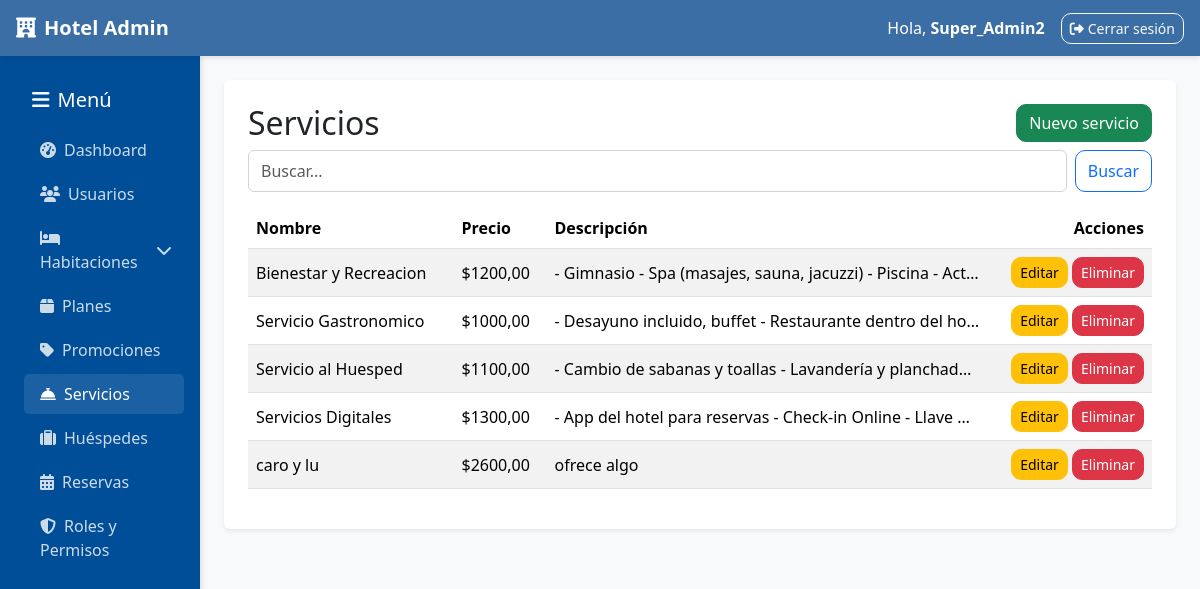
Screenshot of /administracion/servicios/ (signed in) with the database file from the repository.
### administracion/models.py (models this page shows, shortened)
class Servicio(models.Model):
    nombre = models.CharField(max_length=100, unique=True)
    descripcion = models.TextField()
    precio = models.DecimalField(max_digits=10, decimal_places=2, validators=[MinValueValidator(0)])
    class Meta:
        ordering = ["nombre"]

### administracion/views.py (the view)
# urls.py: path("servicios/", views.servicios_list, name="servicios_list"),
@requiere_staff_y_permiso('servicios', 'ver')
def servicios_list(request):
    q = request.GET.get("q", "")
    qs = Servicio.objects.all()
    if q:
        qs = qs.filter(Q(nombre__icontains=q) | Q(descripcion__icontains=q))
    page_obj = _paginate(request, qs, 10)
    return render(request, "administracion/servicios_list.html", {"page_obj": page_obj, "q": q})

### administracion/permissions.py (called while the page is built, shortened)
def usuario_tiene_permiso(usuario, modulo, accion):
    if not usuario.is_authenticated:
        return False
    if usuario.is_superuser:
        return True
    if modulo == 'dashboard' and accion == 'ver' and usuario.is_staff:
        return True
    roles_usuario = UsuarioRol.objects.filter(
        usuario=usuario,
        activo=True,
        rol__activo=True
    ).select_related('rol')
    if not roles_usuario.exists():
        return False
    for usuario_rol in roles_usuario:
        rol = usuario_rol.rol
        if rol.nombre == 'super_admin':
            return True
    return False

def obtener_roles_usuario(usuario):
    if not usuario.is_authenticated:
        return []
    return UsuarioRol.objects.filter(
        usuario=usuario,
        activo=True,
        rol__activo=True
    ).select_related('rol')

def es_super_admin(usuario):
    if not usuario.is_authenticated:
        return False
    if usuario.is_superuser:
        return True
    return UsuarioRol.objects.filter(
        usuario=usuario,
        rol__nombre='super_admin',
        activo=True,
        rol__activo=True
    ).exists()

def obtener_permisos_usuario(usuario):
    if not usuario.is_authenticated:
        return {}
    roles_usuario = obtener_roles_usuario(usuario)
    permisos_dict = {}
    for usuario_rol in roles_usuario:
        rol = usuario_rol.rol
        if rol.nombre == 'super_admin':
            from .models import Permiso
            permisos = Permiso.objects.all()
            for permiso in permisos:
                if permiso.modulo not in permisos_dict:
                    permisos_dict[permiso.modulo] = []
                if permiso.accion not in permisos_dict[permiso.modulo]:
                    permisos_dict[permiso.modulo].append(permiso.accion)
    if usuario.is_staff:
        acciones = permisos_dict.get('dashboard', [])
        if 'ver' not in acciones:
            acciones.append('ver')
            permisos_dict['dashboard'] = acciones
    return permisos_dict

### administracion/views.py (called while the page is built)
def _paginate(request, queryset, per_page=10):
    page_number = request.GET.get("page")
    paginator = Paginator(queryset, per_page)
    return paginator.get_page(page_number)

### administracion/templates/administracion/servicios_list.html (shortened to what this page needs)
{% extends "administracion/base_admin.html" %}
{% block content %}
<div class="d-flex justify-content-between align-items-center mb-2">
  <h2 class="mb-0">Servicios</h2>
  {% if permisos.servicios.crear %}
  <a href="{% url 'administracion:servicios_create' %}" class="btn btn-success">Nuevo servicio</a>
  {% endif %}
</div>
{% include "administracion/_list_toolbar.html" %}
<table class="table table-striped align-middle">
  <thead>
    <tr>
      <th>Nombre</th>
      <th>Precio</th>
      <th>Descripción</th>
      <th class="text-end">Acciones</th>
    </tr>
  </thead>
  <tbody>
    {% for s in page_obj.object_list %}
    <tr>
      <td>{{ s.nombre }}</td>
      <td>${{ s.precio }}</td>
      <td class="text-truncate" style="max-width: 400px;">{{ s.descripcion }}</td>
      <td class="text-end">
        {% if permisos.servicios.editar %}
        <a href="{% url 'administracion:servicios_edit' s.id %}" class="btn btn-sm btn-warning">Editar</a>
        {% endif %}
        {% if permisos.servicios.eliminar %}
        <a href="{% url 'administracion:servicios_delete' s.id %}" class="btn btn-sm btn-danger">Eliminar</a>
        {% endif %}
      </td>
    </tr>
    {% empty %}
    <tr><td colspan="4" class="text-center text-muted">Sin servicios registrados.</td></tr>
    {% endfor %}
  </tbody>
</table>
{% endblock %}

### administracion/templates/administracion/base_admin.html (shortened to what this page needs)
{% load static %}
<!DOCTYPE html>
<html lang="es">
<head>
  <link href="https://cdn.jsdelivr.net/npm/bootstrap@5.3.3/dist/css/bootstrap.min.css" rel="stylesheet">
  <link rel="stylesheet" href="https://cdnjs.cloudflare.com/ajax/libs/font-awesome/6.4.0/css/all.min.css">
  <link rel="stylesheet" href="{% static 'css/admin.css' %}">
  <link rel="stylesheet" href="{% static 'css/admin-forms.css' %}">
</head>
<body>
  <nav class="navbar navbar-expand-lg navbar-dark px-3">
    <a class="navbar-brand fw-bold" href="{% url 'administracion:dashboard' %}">
      <i class="fas fa-hotel me-2"></i>Hotel Admin
    </a>
    <div class="ms-auto d-flex align-items-center">
      <span class="text-white me-3">Hola, <b>{{ user.username|title }}</b></span>
      <a href="{% url 'administracion:admin_logout' %}" class="btn btn-outline-light btn-sm">
        <i class="fas fa-sign-out-alt me-1"></i>Cerrar sesión
      </a>
    </div>
  </nav>
  <div class="container-fluid">
    <div class="row">
      <aside class="col-12 col-md-3 col-lg-2 sidebar">
        <h5 class="text-white mb-3 mt-3 ps-3">
          <i class="fas fa-bars me-2"></i>Menú
        </h5>
        <ul class="nav flex-column ps-2">
          {% if permisos.dashboard.ver %}
          <li class="nav-item">
            <a class="nav-link ps-3" href="{% url 'administracion:dashboard' %}">
              <i class="fas fa-tachometer-alt me-2"></i>Dashboard
            </a>
          </li>
          {% endif %}
          {% if permisos.usuarios.ver %}
          <li class="nav-item">
            <a class="nav-link ps-3" href="{% url 'administracion:usuarios_list' %}">
              <i class="fas fa-users me-2"></i>Usuarios
            </a>
          </li>
          {% endif %}
          {% if permisos.habitaciones.ver %}
          <li class="nav-item">
            <a class="nav-link d-flex justify-content-between align-items-center ps-3"
               data-bs-toggle="collapse" href="#habitacionesSubmenu">
              <span><i class="fas fa-bed me-2"></i>Habitaciones</span>
              <i class="fas fa-chevron-down"></i>
            </a>
          </li>
          {% endif %}
          {% if permisos.planes.ver %}
          <li class="nav-item">
            <a class="nav-link ps-3" href="{% url 'administracion:planes_list' %}">
              <i class="fas fa-box me-2"></i>Planes
            </a>
          </li>
          {% endif %}
          {% if permisos.promociones.ver %}
          <li class="nav-item">
            <a class="nav-link ps-3" href="{% url 'administracion:promociones_list' %}">
              <i class="fas fa-tag me-2"></i>Promociones
            </a>
          </li>
          {% endif %}
          {% if permisos.servicios.ver %}
          <li class="nav-item">
            <a class="nav-link ps-3" href="{% url 'administracion:servicios_list' %}">
              <i class="fas fa-concierge-bell me-2"></i>Servicios
            </a>
          </li>
          {% endif %}
          {% if permisos.huespedes.ver %}
          <li class="nav-item">
            <a class="nav-link ps-3" href="{% url 'administracion:huespedes_list' %}">
              <i class="fas fa-suitcase me-2"></i>Huéspedes
            </a>
          </li>
          {% endif %}
          {% if permisos.reservas.ver %}
          <li class="nav-item">
            <a class="nav-link ps-3" href="{% url 'administracion:ver_reservas' %}">
              <i class="fas fa-calendar-alt me-2"></i>Reservas
            </a>
          </li>
          {% endif %}
          {% if permisos.roles.ver %}
          <li class="nav-item">
            <a class="nav-link ps-3" href="{% url 'administracion:roles_list' %}">
              <i class="fas fa-shield-alt me-2"></i>Roles y Permisos
            </a>
          </li>
          {% endif %}
        </ul>
      </aside>
      <main class="col-12 col-md-9 col-lg-10 p-4">
        <div class="content-wrapper bg-white p-4 rounded shadow-sm mb-4">
          {% block content %}{% endblock %}
        </div>
      </main>
    </div>
  </div>
</body>
</html>

### administracion/static/css/admin.css (style rules this page uses)
body { font-family: 'Segoe UI', system-ui, -apple-system, Roboto, Arial, sans-serif; }
.sidebar { background-color: #003d33; min-height: calc(100vh - 56px); padding: 16px; }
.sidebar .nav-link { color: #f5f5dc; margin-bottom: 8px; border-radius: 10px; padding: 8px 12px; }
.table td, .table th { vertical-align: middle; }
.btn { border-radius: 10px; }

### administracion/templates/administracion/base_admin.html (style rules this page uses)
:root { --primary-color: #3a6ea5; --secondary-color: #004e98; --accent-color: #ff9505; --light-bg: #f8f9fa; --dark-bg: #343a40; }
body { background-color: var(--light-bg); font-family: 'Segoe UI', Tahoma, Geneva, Verdana, sans-serif; }
.sidebar { background-color: var(--secondary-color); min-height: calc(100vh - 56px); box-shadow: 2px 0 5px rgba(0,0,0,0.1); padding-top: 1rem; }
.sidebar .nav-link { color: rgba(255,255,255,0.8); border-radius: 5px; margin: 2px 0; transition: all 0.3s; }
.sidebar .nav-link:hover, .sidebar .nav-link.active { background-color: rgba(255,255,255,0.1); color: white; }
.navbar { background-color: var(--primary-color) !important; box-shadow: 0 2px 5px rgba(0,0,0,0.1); }

### rows the page displays
Servicio: nombre "Bienestar y Recreacion", precio "1200,00", descripcion "- Gimnasio - Spa (masajes, sauna, jacuzzi) - Piscina - Act…"
Servicio: nombre "Servicio Gastronomico", precio "1000,00", descripcion "- Desayuno incluido, buffet - Restaurante dentro del ho…"
Servicio: nombre "Servicio al Huesped", precio "1100,00", descripcion "- Cambio de sabanas y toallas - Lavandería y planchad…"
Servicio: nombre "Servicios Digitales", precio "1300,00", descripcion "- App del hotel para reservas - Check-in Online - Llave…"
Servicio: nombre "caro y lu", precio "2600,00", descripcion "ofrece algo"

### other values shown
{{ user.username|title }} "Super_Admin2"
